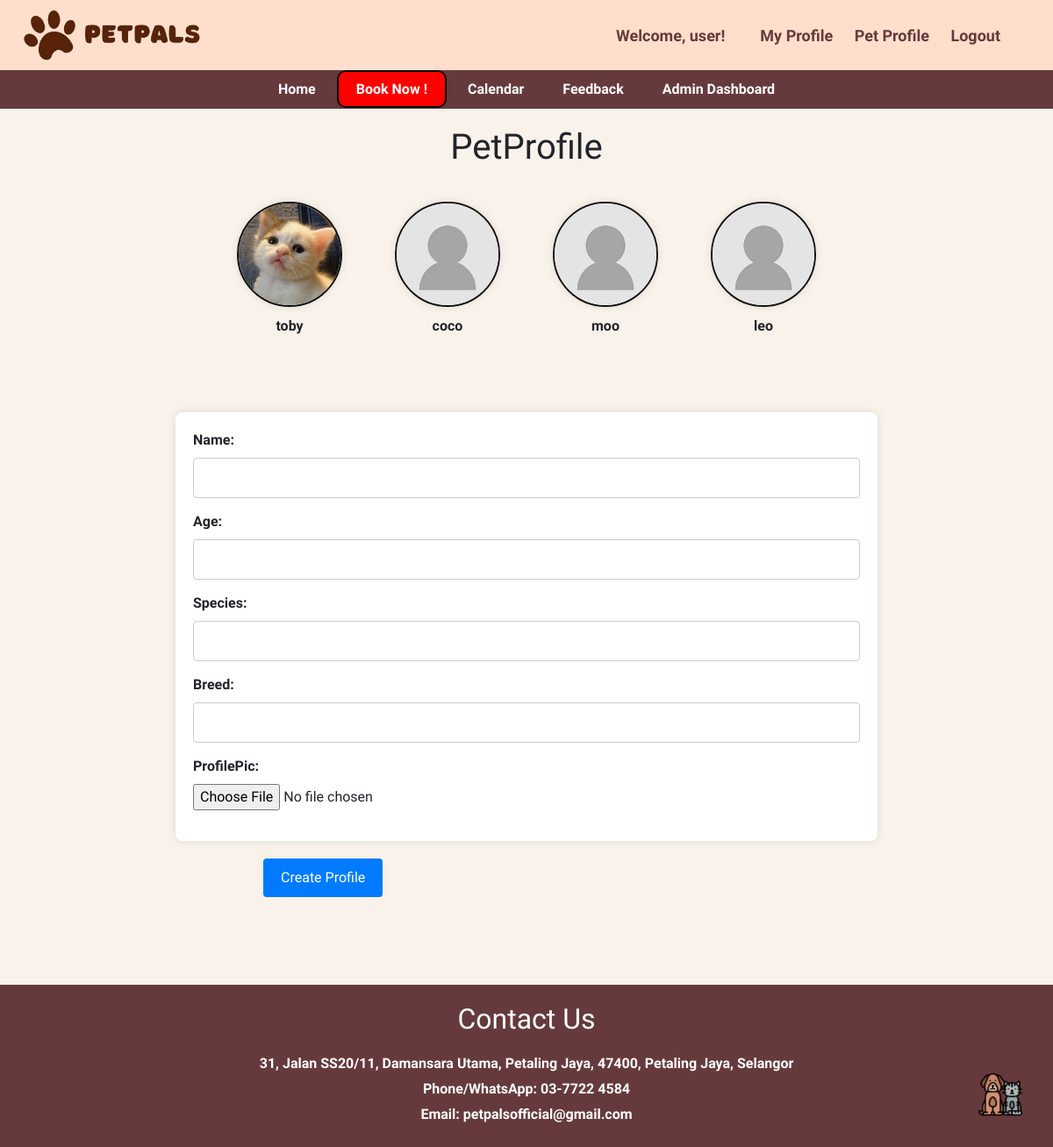
The page /petprofile/ (signed in) on the database as committed earlier.
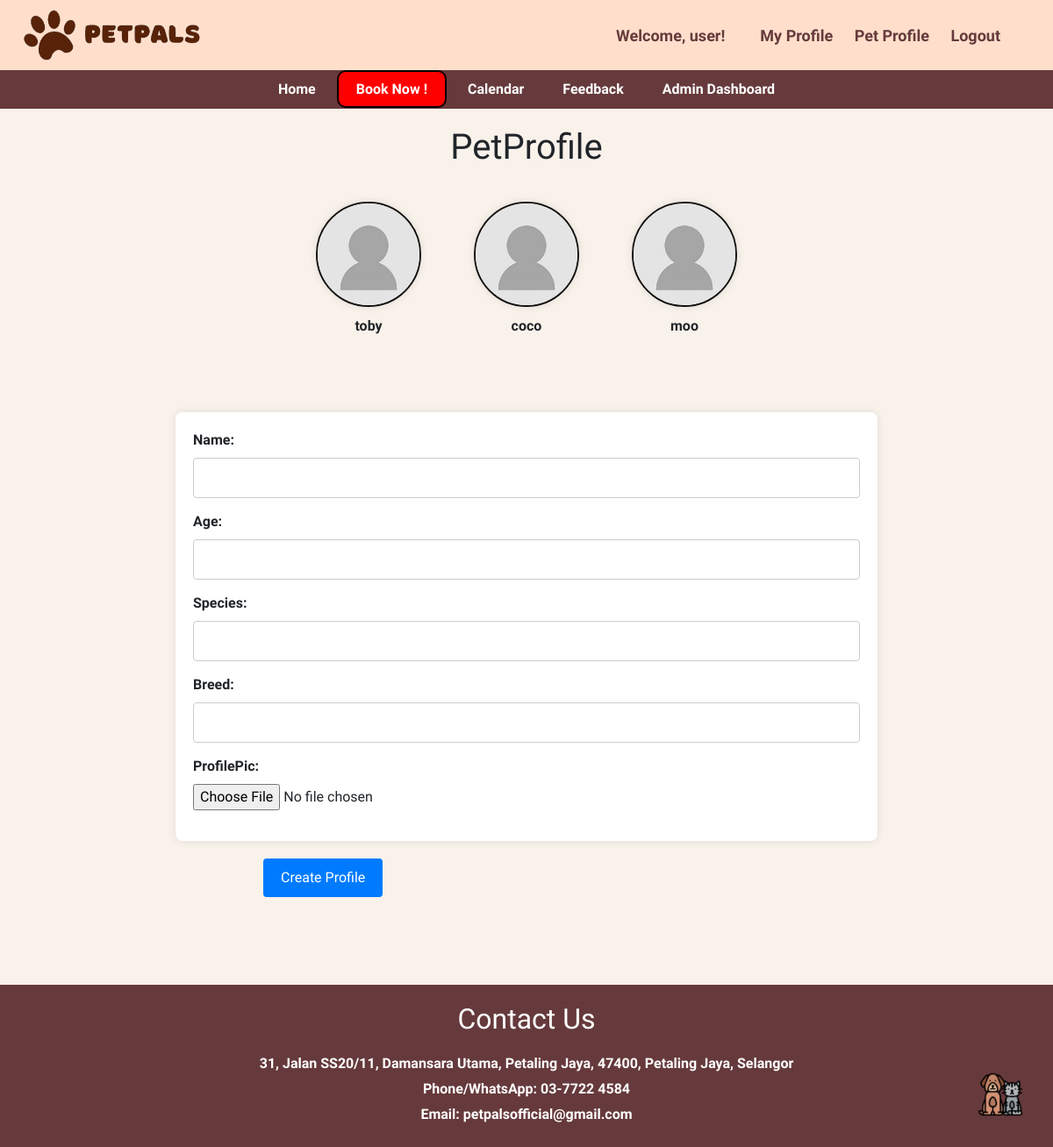
The same page on the database as committed later.
### main/models.py (models this page shows, shortened)
class Pet(models.Model):
    name = models.CharField(max_length=20)
    owner = models.ForeignKey(Owner, null=True, on_delete=models.CASCADE)
    age = models.PositiveBigIntegerField()
    species = models.CharField(max_length=50)
    breed = models.CharField(max_length=50)
    profile_pic = models.ImageField(default="profile.jpg", null=True, blank=True)

### main/views.py (the view)
# urls.py: path('petprofile/', views.PetprofilePage, name="petprofile"),
def PetprofilePage(request):
    try:
        owner_instance = Owner.objects.get(user=request.user)
    except Owner.DoesNotExist:
        messages.error(request, 'pls create a owner profile first')
        return redirect ('profile')
    pet_instances = Pet.objects.filter(owner=owner_instance)
    if request.method == 'POST':
        form = PetForm(request.POST, request.FILES)
        if form.is_valid():
            pet = form.save(commit=False)
            pet.owner = owner_instance
            pet.save()
            form.save_m2m()
            messages.success(request, f'profile has been updated')
            return redirect('petprofile')
    else:
        form = PetForm()
    context = {'form':form, 'pet_instances': pet_instances}
    return render(request, 'petprofile.html', context)

### main/forms.py
class PetForm(forms.ModelForm):
    class Meta:
        model = Pet
        fields = ['name','age','species','breed','profile_pic']

### main/models.py (called while the page is built)
    def __str__(self):
        return self.user.username

### main/templates/petprofile.html (shortened to what this page needs)
{% extends 'base.html' %}
{% block content %}
{% load static%}
        <h1 class="ti">PetProfile</h1>
    <div class="pet-container">
        {% for pet_instance in pet_instances %}
        <div class="pet-card">
            <div class=>
                <a href="{% url 'edit_pet' pet_instance.id %}">
                    <div class="profile_pic">
                        <img src="{% if pet_instance.profile_pic %}{{ pet_instance.profile_pic.url }}{% else %}{% static 'image/profile.jpg' %}{% endif %}" alt="{{ pet_instance.name }}'s Profile Picture">
                    </div>
                </a>
                <div>
                    <p>{{ pet_instance.name }}</p>
                </div>
            </div>
        </div>
        {% endfor %}
    </div>
    <form method="POST" action="" enctype="multipart/form-data">
        <div class="container">
            <div class=" form-group">
                <label for="id_username">Name:</label>
                {{ form.name }}
            </div>
            <div class=" form-group">
                <label for="id_breed">Age:</label>
                {{ form.age }}
            </div>
            <div class=" form-group">
                <label for="id_age">Species:</label>
                {{ form.species }}
            </div>
            <div class=" form-group">
                <label for="id_species">Breed:</label>
                {{ form.breed }}
            </div>
            <div class=" form-group">
                <label for="id_profilepic">ProfilePic:</label>
                {{ form.profile_pic }}
            </div>
        </div>
        <div class="button-container">
            <input type="submit" value="Create Profile">
        </div>
    </form>
{% endblock %}

Rows that differ between the two databases and show on the page:
removed Pet: profile_pic (placeholder picture), name "leo"
changed Pet "toby": profile_pic: picture removed, a placeholder shows
